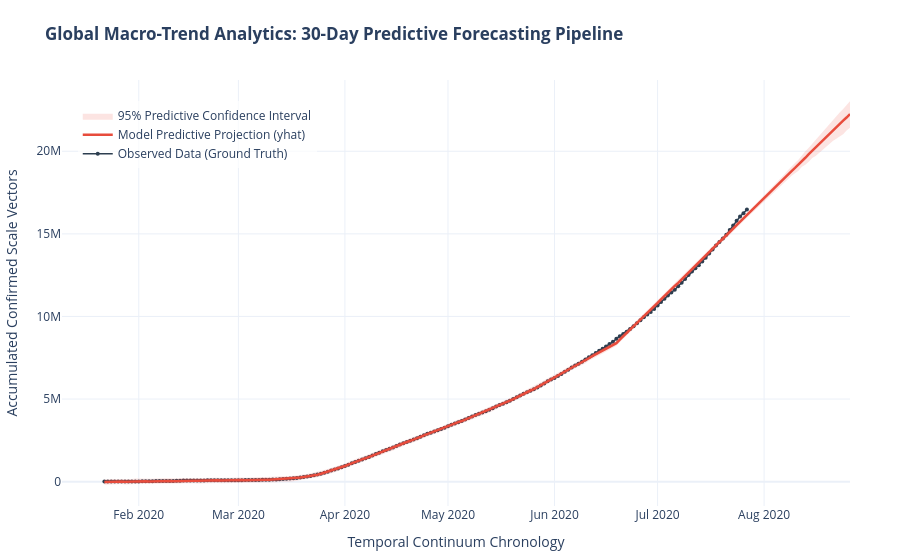

Write notebook code for a chart like this one.
### Markdown cell above
## 7. Production-Grade Visual Analytical Reporting
We present the final forecasting product via an advanced dashboard overlay. This layout displays the historical fact baseline, the projected midpoint vector (`yhat`), and the shaded 95% certainty boundary envelope (`yhat_lower` and `yhat_upper`).

### Code cell
# Initialize production canvas
fig_final = go.Figure()

# 1. Historical Observed Ground Truth
fig_final.add_trace(go.Scatter(
    x=df_prophet_input['ds'],
    y=df_prophet_input['y'],
    mode='markers+lines',
    name='Observed Data (Ground Truth)',
    marker=dict(color='#2c3e50', size=4),
    line=dict(width=1.5)
))

# 2. Predicted Model Midpoint Trajectory (yhat)
fig_final.add_trace(go.Scatter(
    x=forecast_matrix['ds'],
    y=forecast_matrix['yhat'],
    mode='lines',
    name='Model Predictive Projection (yhat)',
    line=dict(color='#e74c3c', width=2.5)
))

# 3. Upper Uncertainty Confidence Boundary Limit
fig_final.add_trace(go.Scatter(
    x=forecast_matrix['ds'],
    y=forecast_matrix['yhat_upper'],
    mode='lines',
    line=dict(width=0),
    showlegend=False,
    hoverinfo='skip'
))

# 4. Lower Uncertainty Confidence Boundary Limit (With Shaded Area Fill)
fig_final.add_trace(go.Scatter(
    x=forecast_matrix['ds'],
    y=forecast_matrix['yhat_lower'],
    mode='lines',
    fill='tonexty', # Fills the region between yhat_upper and yhat_lower
    fillcolor='rgba(231, 76, 60, 0.15)',
    name='95% Predictive Confidence Interval',
    line=dict(width=0),
    hoverinfo='skip'
))

# System Visual Refining
fig_final.update_layout(
    title='<b>Global Macro-Trend Analytics: 30-Day Predictive Forecasting Pipeline</b>',
    xaxis_title='Temporal Continuum Chronology',
    yaxis_title='Accumulated Confirmed Scale Vectors',
    template='plotly_white',
    hovermode='x unified',
    legend=dict(x=0.02, y=0.95, bgcolor='rgba(255,255,255,0.7)'),
    margin=dict(l=50, r=50, t=80, b=50)
)

fig_final.show()

### Figure 1 — Plotly figure (JSON) as saved in the notebook; plotly's stock layout.template omitted (floating-point values rounded to 4 significant figures; data arrays with more than 128 entries replaced by an {"elided": "..."} marker saying what was removed)
{"data": [{"line": {"width": 1.5}, "marker": {"color": "#2c3e50", "size": 4}, "mode": "markers+lines", "name": "Observed Data (Ground Truth)", "type": "scatter", "x": {"elided": "188 str values"}, "y": {"elided": "188 int values"}}, {"line": {"color": "#e74c3c", "width": 2.5}, "mode": "lines", "name": "Model Predictive Projection (yhat)", "type": "scatter", "x": {"elided": "218 str values"}, "y": {"elided": "218 float values"}}, {"hoverinfo": "skip", "line": {"width": 0}, "mode": "lines", "showlegend": false, "type": "scatter", "x": {"elided": "218 str values"}, "y": {"elided": "218 float values"}}, {"fill": "tonexty", "fillcolor": "rgba(231, 76, 60, 0.15)", "hoverinfo": "skip", "line": {"width": 0}, "mode": "lines", "name": "95% Predictive Confidence Interval", "type": "scatter", "x": {"elided": "218 str values"}, "y": {"elided": "218 float values"}}], "layout": {"hovermode": "x unified", "legend": {"bgcolor": "rgba(255,255,255,0.7)", "x": 0.02, "y": 0.95}, "margin": {"b": 50, "l": 50, "r": 50, "t": 80}, "title": {"text": "<b>Global Macro-Trend Analytics: 30-Day Predictive Forecasting Pipeline</b>"}, "xaxis": {"title": {"text": "Temporal Continuum Chronology"}}, "yaxis": {"title": {"text": "Accumulated Confirmed Scale Vectors"}}}}
